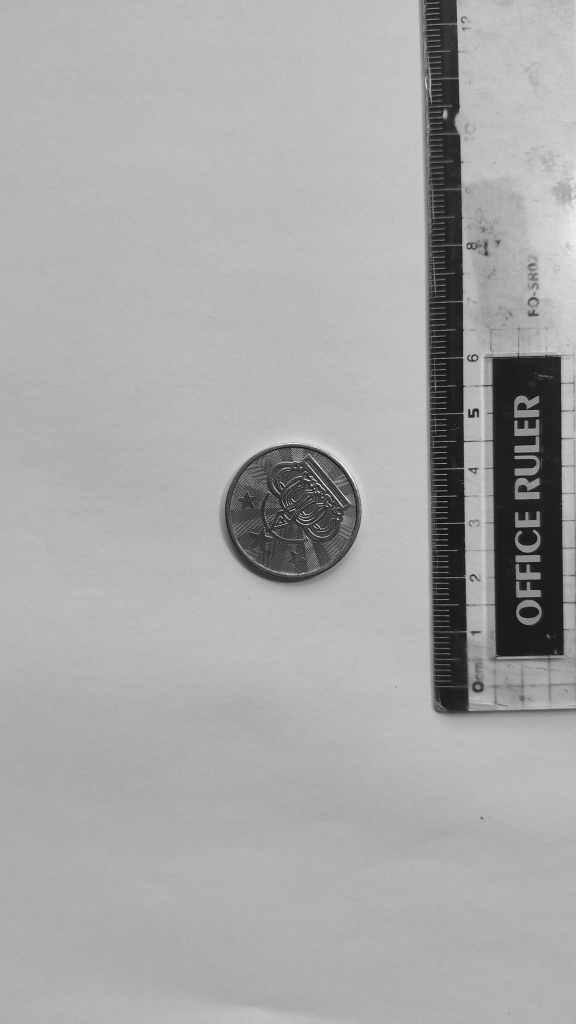
#> input picture Code/Code_Buoi3/Dongxu2.jpg, 1152 x 2048 px (shown at 1/2 size)
$ python do_dien_tich.py Dongxu2.jpg
#> lines starting #> are read from the running program, lines starting #| are printed output that depends on the picture; after the words box and inside, x2 and y2 are one past the last pixel; in counts of white or black regions, pixels touching at a corner belong together
#!/usr/bin/env python3
"""
Đo diện tích bề mặt đồng xu từ một ảnh (ảnh điện thoại hoặc ảnh camera Basler).

Hai cách tính diện tích:
  Cách A - Đếm pixel   : đếm số pixel bên trong viền đồng xu, nhân diện tích 1 pixel.
  Cách B - Qua đường kính: tìm biên dưới pixel theo 720 tia, loại điểm lệch,
                          khớp đường tròn -> đường kính d -> S = pi*d^2/4.

Cài đặt:  python -m pip install opencv-python numpy scipy
          (thêm pypylon nếu dùng --emu)

Cách chạy:
  1) Tìm tỉ lệ mm/pixel: chụp đồng xu cạnh một cây thước, rồi chạy
       python do_dien_tich.py dongxu.jpg --pick 10
     Mỗi điểm bấm 2 lần: bấm gần đúng trên ảnh toàn cảnh, rồi bấm chính xác
     trên ảnh phóng to x6 -> chương trình in ra mm/pixel.
  2) Đo diện tích:
       python do_dien_tich.py dongxu.jpg --mmpx 0.0425
  3) Cho ảnh đi qua camera giả lập Basler (giống khi có camera thật):
       python do_dien_tich.py dongxu.jpg --mmpx 0.0425 --emu
  Không có --mmpx thì chỉ in kết quả theo pixel.

Ảnh các bước được lưu vào thư mục ket_qua/.
"""
import argparse
import math
import os
import sys

import cv2
import numpy as np
from scipy.optimize import least_squares


# ----------------------------------------------------------------- nhập ảnh
def doc_anh_tu_file(path):
    img = cv2.imdecode(np.fromfile(path, dtype=np.uint8), cv2.IMREAD_GRAYSCALE)
    if img is None:
        sys.exit(f"Không đọc được ảnh: {path}")
    return img


# [95 lines left out: functions doc_anh_qua_camera_gia_lap, _cho_bam, _kich_thuoc_man_hinh, chon_hai_diem, not called in this run]


# -------------------------------------------------------- tách đồng xu khỏi nền
def tach_dong_xu(gray):
    blur = cv2.GaussianBlur(gray, (0, 0), 2)
    _, bw = cv2.threshold(blur, 0, 255, cv2.THRESH_BINARY + cv2.THRESH_OTSU)
    # Nền chiếm phần lớn viền ảnh -> nếu viền ảnh trắng thì đảo để đồng xu là màu trắng
    vien = np.concatenate([bw[0], bw[-1], bw[:, 0], bw[:, -1]])
    if vien.mean() > 127:
        bw = 255 - bw
    # Mở (opening) với nhân ~2% cạnh ảnh: cắt các chỗ dính mảnh giữa đồng xu và vật bên cạnh (thước)
    n = max(9, int(min(gray.shape) * 0.02)) | 1
    k = cv2.getStructuringElement(cv2.MORPH_ELLIPSE, (n, n))
    bw = cv2.morphologyEx(bw, cv2.MORPH_CLOSE, cv2.getStructuringElement(cv2.MORPH_ELLIPSE, (9, 9)))
    bw = cv2.morphologyEx(bw, cv2.MORPH_OPEN, k)

    contours, _ = cv2.findContours(bw, cv2.RETR_EXTERNAL, cv2.CHAIN_APPROX_NONE)
    h, w = gray.shape
    best, best_score = None, 0.0
    for c in contours:
        area = cv2.contourArea(c)
        if area < 0.002 * h * w:
            continue
        x, y, cw, ch = cv2.boundingRect(c)
        if x <= 1 or y <= 1 or x + cw >= w - 1 or y + ch >= h - 1:
            continue  # chạm mép ảnh -> không phải đồng xu trọn vẹn
        per = cv2.arcLength(c, True)
        tron = 4 * math.pi * area / (per * per)  # 1.0 = tròn hoàn hảo
        if tron > best_score:
            best, best_score = c, tron
    if best is not None and best_score >= 0.6:
        (cx0, cy0), r0 = cv2.minEnclosingCircle(best)
        return blur, bw, cx0, cy0, r0, best_score

    # Dự phòng: đồng xu dính vào vật khác (ví dụ nằm sát thước) hoặc mặt đồng xu sáng gần bằng nền.
    # Tìm viền tròn bằng biến đổi Hough (dựa vào biên, không phụ thuộc màu mặt đồng xu).
    m = min(h, w)
    circles = cv2.HoughCircles(blur, cv2.HOUGH_GRADIENT_ALT, dp=1.5, minDist=m * 0.05,
                               param1=60, param2=0.85,
                               minRadius=int(m * 0.03), maxRadius=int(m * 0.45))
    if circles is None:
        sys.exit("Không tìm thấy đồng xu. Chụp lại: nền trơn, đồng xu cách xa vật khác, không chạm mép ảnh.")
    cands = [c for c in circles[0]
             if c[0] - c[2] > 0 and c[1] - c[2] > 0 and c[0] + c[2] < w and c[1] + c[2] < h]
    if not cands:
        sys.exit("Đồng xu chạm mép ảnh. Chụp lại.")
    cx0, cy0, r0 = max(cands, key=lambda c: c[2])  # đường tròn lớn nhất nằm trọn trong ảnh
    print("(Đồng xu dính vào vật bên cạnh hoặc lẫn với nền - dùng biến đổi Hough để tìm)")
    return blur, bw, float(cx0), float(cy0), float(r0), float("nan")


# ------------------------------------------------ cách B: biên dưới pixel + khớp
def bien_duoi_pixel(blur, cx, cy, r0, so_tia=720, rong=0.12):
    """Dọc mỗi tia từ tâm, biên = chỗ độ sáng thay đổi mạnh nhất (đỉnh gradient),
    vị trí đỉnh được tinh chỉnh dưới pixel bằng nội suy parabol qua 3 điểm."""
    goc = np.linspace(0, 2 * np.pi, so_tia, endpoint=False)
    buoc = 0.25
    rr = np.arange(r0 * (1 - rong), r0 * (1 + rong), buoc)
    xs = (cx + np.outer(np.cos(goc), rr)).astype(np.float32)
    ys = (cy + np.outer(np.sin(goc), rr)).astype(np.float32)
    prof = cv2.remap(blur.astype(np.float32), xs, ys, cv2.INTER_LINEAR)  # nội suy song tuyến
    grad = np.abs(np.gradient(prof, buoc, axis=1))

    diem, do_sang_bien = [], []
    for i in range(so_tia):
        g = grad[i]
        j = int(np.argmax(g[1:-1])) + 1                 # đỉnh gradient mạnh nhất trên tia
        a, b, c = g[j - 1], g[j], g[j + 1]
        dmau = a - 2 * b + c
        lech = 0.5 * (a - c) / dmau if dmau != 0 else 0.0  # đỉnh parabol, trong khoảng ±0.5 bước
        r = rr[j] + lech * buoc
        diem.append((cx + r * np.cos(goc[i]), cy + r * np.sin(goc[i])))
        do_sang_bien.append(np.interp(r, rr, prof[i]))
    return np.array(diem), float(np.median(do_sang_bien))


def khop_duong_tron(pts):
    """Khớp đại số (Kasa) lấy giá trị đầu, rồi khớp hình học (least squares), loại điểm lệch 3σ."""
    x, y = pts[:, 0], pts[:, 1]
    A = np.c_[2 * x, 2 * y, np.ones_like(x)]
    sol, *_ = np.linalg.lstsq(A, x * x + y * y, rcond=None)
    cx, cy = sol[0], sol[1]
    r = math.sqrt(sol[2] + cx * cx + cy * cy)

    giu = np.ones(len(pts), bool)
    for _ in range(3):
        f = lambda p: np.hypot(x[giu] - p[0], y[giu] - p[1]) - p[2]
        cx, cy, r = least_squares(f, [cx, cy, r]).x
        res = np.hypot(x - cx, y - cy) - r
        moi = np.abs(res - res[giu].mean()) < 3 * res[giu].std()
        if (moi == giu).all():
            break
        giu = moi
    return cx, cy, r, giu, res


# --------------------------------------------------------------------- main
def main():
    ap = argparse.ArgumentParser(description="Đo diện tích đồng xu từ ảnh")
    ap.add_argument("image", help="ảnh đồng xu (jpg/png)")
    ap.add_argument("--mmpx", type=float, help="tỉ lệ mm/pixel")
    ap.add_argument("--pick", type=float, metavar="MM", help="bấm 2 điểm trên thước cách nhau MM để tìm mm/pixel")
    ap.add_argument("--emu", action="store_true", help="cho ảnh đi qua camera giả lập Basler (cần pypylon)")
    ap.add_argument("--out", default="ket_qua", help="thư mục lưu ảnh các bước")
    args = ap.parse_args()

    gray = doc_anh_qua_camera_gia_lap(args.image) if args.emu else doc_anh_tu_file(args.image)
#> in doc_anh_tu_file, img is the input picture: shape (2048, 1152); min 0, max 255, mean 167.9
    print(f"Ảnh: {gray.shape[1]} x {gray.shape[0]} pixel")
#| Ảnh: 1152 x 2048 pixel

    if args.pick:
        args.mmpx = chon_hai_diem(gray, args.pick)

    os.makedirs(args.out, exist_ok=True)
    cv2.imwrite(os.path.join(args.out, "buoc1_anh_xam.png"), gray)

    blur, bw, cx0, cy0, r0, tron = tach_dong_xu(gray)
#> in tach_dong_xu, `_, bw = cv2.threshold(blur, 0, 255, cv2.THRESH_BINARY + cv2.THRESH_OTSU)`:
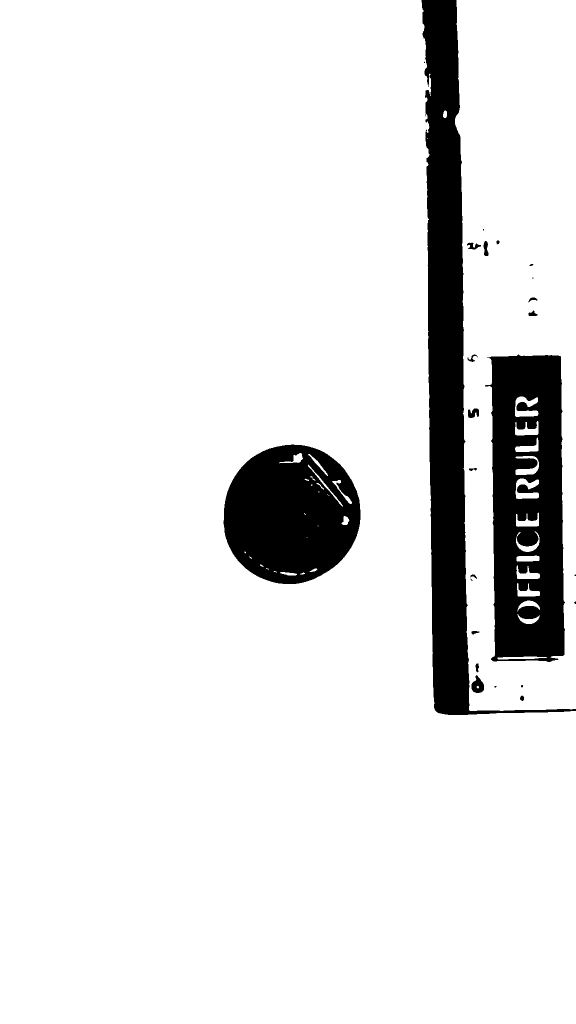
#> bw: shape (2048, 1152) (shown at 1/2 size); 90% white; 25 black regions (8 under 20 px), largest, box (x1, y1, x2, y2) and area: (843, 0, 1152, 1430) 98924, (970, 709, 1130, 1324) 76283, (447, 889, 721, 1168) 58207
#> in tach_dong_xu, `vien = np.concatenate([bw[0], bw[-1], bw[:, 0], bw[:, -1]])`: vien = 6400 values, max 255 at index 0, min 0 at index 843, mean 251.7
#> in tach_dong_xu, `bw = cv2.morphologyEx(bw, cv2.MORPH_CLOSE, cv2.getStructuringElement(c..`: bw: shape (2048, 1152); 10.2% white; 21 white regions (6 under 20 px), largest, box (x1, y1, x2, y2) and area: (843, 0, 1152, 1430) 99987, (970, 709, 1130, 1324) 78245, (447, 889, 721, 1168) 59602
#> in tach_dong_xu, `bw = cv2.morphologyEx(bw, cv2.MORPH_OPEN, k)`: bw: shape (2048, 1152); 9.9% white; 3 white regions
#> in tach_dong_xu, `contours, _ = cv2.findContours(bw, cv2.RETR_EXTERNAL, cv2.CHAIN_APPROX..`: contours = 3 contours; box (x1, y1, x2, y2) and area: (843, 0, 968, 1430) 96958, (983, 710, 1129, 1324) 83576, (447, 889, 721, 1168) 59172
#> the loop in tach_dong_xu, `for c in contours:` made 3 passes
#> (area, x, y, cw, ch, per, tron, best_score) on pass 1: (59172.5, 447, 889, 274, 279, 992.4, 0.755, 0.755)
#> (area, x, y, cw, ch, per, tron) on pass 2: (83575.5, 983, 710, 146, 614, 1496.6, 0.469)
#> after the loop in tach_dong_xu, `for c in contours:`: best = contour of 847 points, box (x1, y1, x2, y2) (447, 889, 721, 1168), area 59172; best_score = 0.755
#> in tach_dong_xu, `(cx0, cy0), r0 = cv2.minEnclosingCircle(best)`: cx0 = 580.4; cy0 = 1027.7; r0 = 140.6
#> cx0 = 580.4; cy0 = 1027.7; r0 = 140.6; tron = 0.755
    cv2.imwrite(os.path.join(args.out, "buoc2_nhi_phan.png"), bw)

    # Cách B: biên dưới pixel + khớp đường tròn
    pts, nguong_bien = bien_duoi_pixel(blur, cx0, cy0, r0)
#> in bien_duoi_pixel, `ys = (cy + np.outer(np.sin(goc), rr)).astype(np.float32)`:
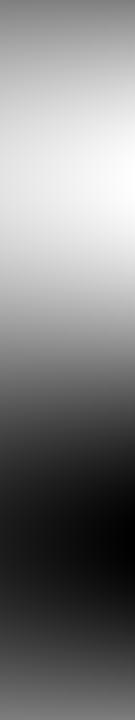
#> ys: shape (720, 135) float32; min 870.5, max 1184.9, mean 1027.7; drawn with min black and max white
#> in bien_duoi_pixel, `prof = cv2.remap(blur.astype(np.float32), xs, ys, cv2.INTER_LINEAR)`:
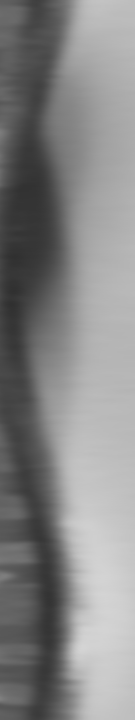
#> prof: shape (720, 135) float32; min 48.12, max 212.9, mean 133.8
#> in bien_duoi_pixel, `grad = np.abs(np.gradient(prof, buoc, axis=1))`:
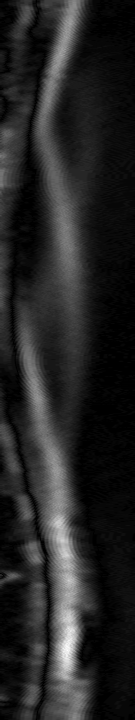
#> grad: shape (720, 135) float32; min 0, max 33.19, mean 4.9; drawn with min black and max white
#> the loop in bien_duoi_pixel, `for i in range(so_tia):` made 720 passes
#> (j, a, b, c, dmau, lech, r) on passes 1 to 3: (73, 16.38, 17, 17, -0.625, 0.5, 142.1), (73, 16.67, 17, 17, -0.332, 0.5, 142.1), (73, 16.88, 17.87, 17.81, -1.05, 0.444, 142.1)
#> after the loop in bien_duoi_pixel, `for i in range(so_tia):`: diem = 720 pairs, first value 449.3 to 722.7, second value 888.4 to 1165.7; do_sang_bien = 720 values, max 162.6 at index 707, min 63.02 at index 303, mean 118.4
#> pts has the same summary as diem in bien_duoi_pixel; nguong_bien = 121.7
    cx, cy, r, giu, res = khop_duong_tron(pts)
#> in khop_duong_tron, `x, y = pts[:, 0], pts[:, 1]`: x = 720 values, max 722.7 at index 707, min 449.3 at index 374, mean 581.7; y = 720 values, max 1165.7 at index 188, min 888.4 at index 552, mean 1026.9
#> in khop_duong_tron, `A = np.c_[2 * x, 2 * y, np.ones_like(x)]`: A = 720 rows, first 8: [1444.9, 2055.4, 1], [1444.9, 2057.9, 1], [1444.9, 2060.4, 1], [1444.9, 2062.8, 1], [1444.8, 2065.3, 1], [1445.2, 2067.8, 1], [1444.9, 2070.3, 1], [1444.8, 2072.8, 1]
#> in khop_duong_tron, `sol, *_ = np.linalg.lstsq(A, x * x + y * y, rcond=None)`: sol = [582.9, 1026.3, -1374125.7]
#> in khop_duong_tron, `cx, cy = sol[0], sol[1]`: cx = 582.9; cy = 1026.3
#> in khop_duong_tron, `r = math.sqrt(sol[2] + cx * cx + cy * cy)`: r = 137.4
#> the loop in khop_duong_tron, `for _ in range(3):` made 3 passes
#> (cx, cy, r) on passes 1 to 3: (583, 1026, 137.3), (583.1, 1027, 137.8), (583.1, 1027.1, 137.8)
#> cx = 583.1; cy = 1027.1; r = 137.8; res = 720 values, max 7.22 at index 312, min -14.12 at index 155, mean -0.549
    d_px = 2 * r
#> d_px = 275.7
    S_B_px = math.pi * r * r
#> S_B_px = 59698.3

    # Cách A: đếm pixel, ngưỡng đặt bằng độ sáng đo được ngay tại biên
    vong_trong = np.zeros_like(gray)
#> vong_trong: shape (2048, 1152); every value is 0
    cv2.circle(vong_trong, (round(cx), round(cy)), round(r * 0.9), 255, -1)
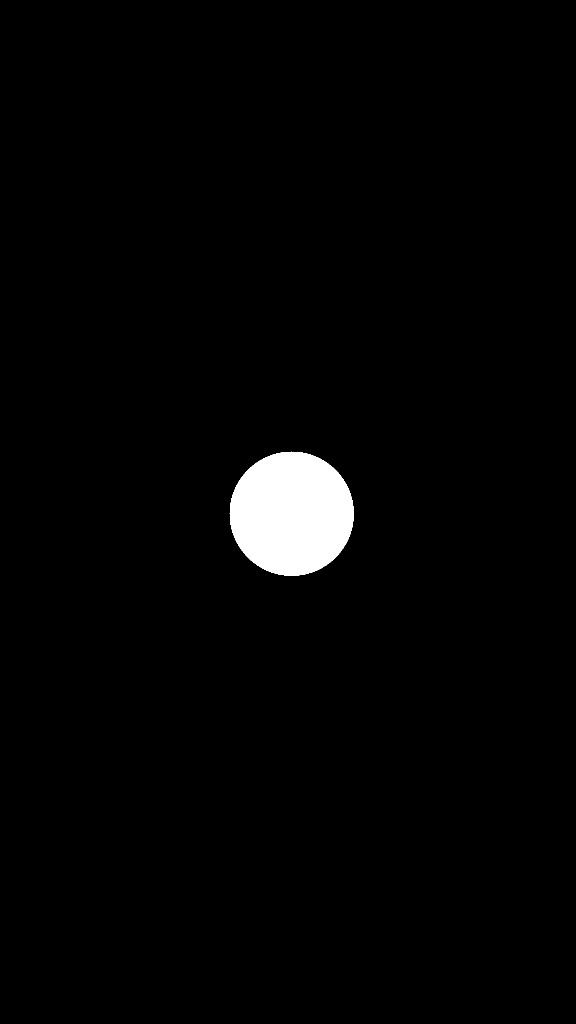
#> vong_trong: shape (2048, 1152) (shown at 1/2 size); 2% white; 1 white region, box (x1, y1, x2, y2) and area: (459, 903, 708, 1152) 48301
    kieu = cv2.THRESH_BINARY_INV if blur[vong_trong > 0].mean() < nguong_bien else cv2.THRESH_BINARY
#> kieu = 1
    _, bw2 = cv2.threshold(blur, nguong_bien, 255, kieu)
#> bw2: shape (2048, 1152); 10.1% white; 25 white regions (6 under 20 px), largest, box (x1, y1, x2, y2) and area: (843, 0, 1152, 1431) 100115, (969, 709, 1131, 1325) 77180, (446, 889, 721, 1169) 58863
    vung = np.zeros_like(bw2)  # chỉ xét quanh đồng xu, tránh dính vật bên cạnh
    cv2.circle(vung, (round(cx), round(cy)), round(r * 1.06), 255, -1)
#> vung: shape (2048, 1152); 2.8% white; 1 white region, box (x1, y1, x2, y2) and area: (437, 881, 730, 1174) 66957
    bw2 = cv2.bitwise_and(bw2, vung)
#> bw2: shape (2048, 1152); 2.5% white; 1 white region
    cnts, _ = cv2.findContours(bw2, cv2.RETR_EXTERNAL, cv2.CHAIN_APPROX_NONE)
#> cnts = 1 contour; box (x1, y1, x2, y2) and area: (446, 889, 721, 1169) 59839
    chua_tam = [c for c in cnts if cv2.pointPolygonTest(c, (float(cx), float(cy)), False) >= 0]
#> chua_tam has the same summary as cnts
    contour = max(chua_tam or cnts, key=cv2.contourArea)
#> contour = contour of 784 points, box (x1, y1, x2, y2) (446, 889, 721, 1169), area 59839
    mask = np.zeros_like(gray)
    cv2.drawContours(mask, [contour], -1, 255, thickness=cv2.FILLED)
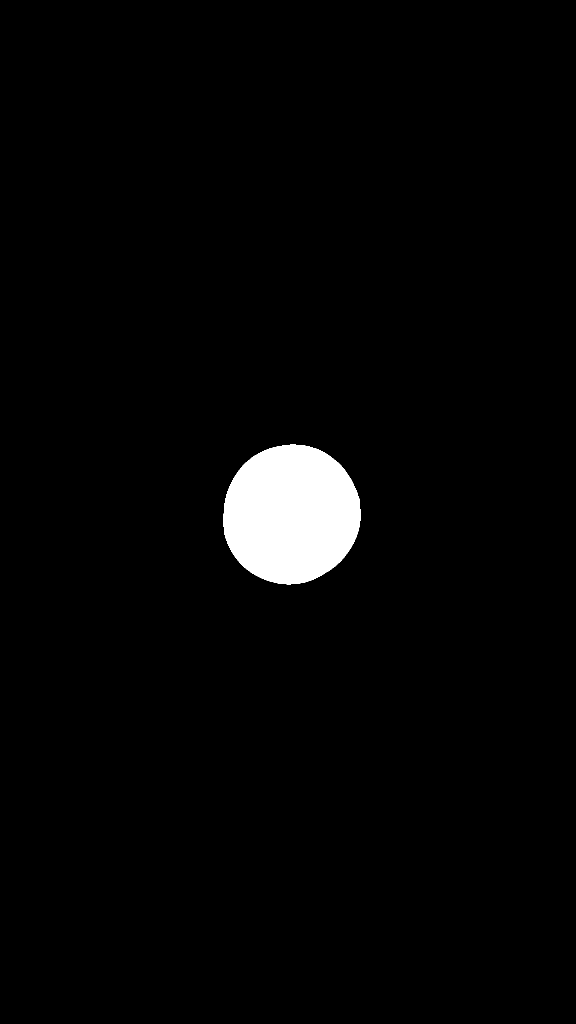
#> mask: shape (2048, 1152) (shown at 1/2 size); 2.6% white; 1 white region, box (x1, y1, x2, y2) and area: (446, 889, 721, 1169) 60232
    cv2.imwrite(os.path.join(args.out, "buoc3_mat_na_dong_xu.png"), mask)
    S_A_px = int(cv2.countNonZero(mask))
#> S_A_px = 60232

    print(f"Độ tròn của viền: {tron:.3f} (1 = tròn hoàn hảo)")
#| Độ tròn của viền: 0.755 (1 = tròn hoàn hảo)
    print(f"Điểm biên dưới pixel: {len(pts)} điểm, loại {int((~giu).sum())} điểm lệch, "
          f"độ lệch còn lại {res[giu].std():.3f} pixel")
#| Điểm biên dưới pixel: 720 điểm, loại 30 điểm lệch, độ lệch còn lại 2.939 pixel
    print()
    print(f"Cách A - Đếm pixel     : S = {S_A_px:,.0f} pixel²")
#| Cách A - Đếm pixel     : S = 60,232 pixel²
    print(f"Cách B - Qua đường kính: d = {d_px:.2f} pixel, S = {S_B_px:,.0f} pixel²")
#| Cách B - Qua đường kính: d = 275.70 pixel, S = 59,698 pixel²
    print(f"Chênh lệch A so với B  : {(S_A_px - S_B_px) / S_B_px * 100:+.2f} %")
#| Chênh lệch A so với B  : +0.89 %
    if args.mmpx:
        k = args.mmpx
        print()
        print(f"Với tỉ lệ {k:.5f} mm/pixel:")
        print(f"  Cách A: S = {S_A_px * k * k:.2f} mm²  (đường kính tương đương {2 * math.sqrt(S_A_px / math.pi) * k:.3f} mm)")
        print(f"  Cách B: S = {S_B_px * k * k:.2f} mm²  (đường kính {d_px * k:.3f} mm)")

    # Ảnh kết quả
    vis = cv2.cvtColor(gray, cv2.COLOR_GRAY2BGR)
    t = max(2, gray.shape[1] // 800)
#> t = 2
    cv2.drawContours(vis, [contour], -1, (0, 200, 0), t)                       # xanh lá: viền cách A
    cv2.circle(vis, (round(cx), round(cy)), round(r), (0, 0, 255), t)          # đỏ: đường tròn cách B
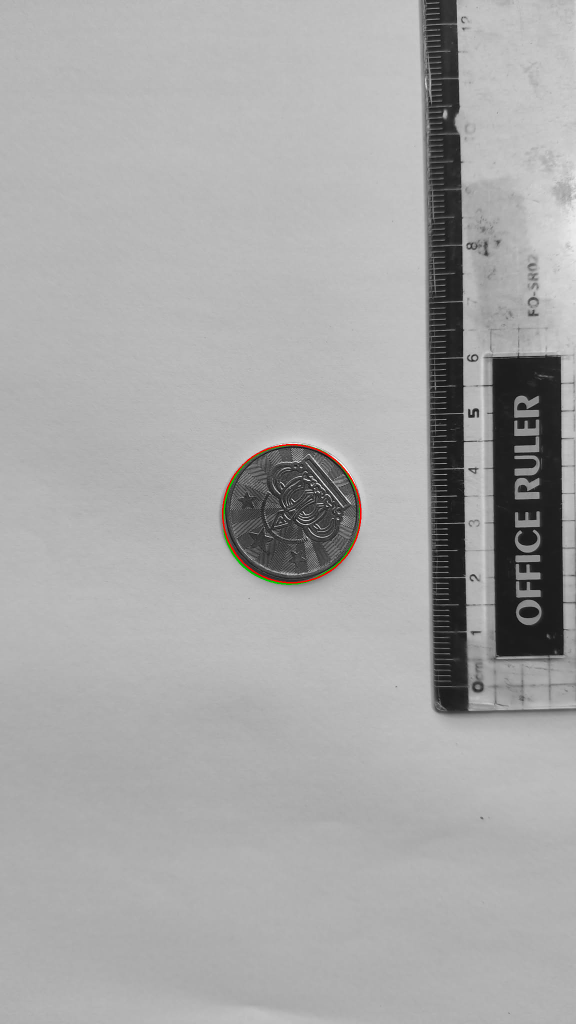
#> vis: shape (2048, 1152, 3) (shown at 1/2 size); mean B, G, R 167.7, 167.8, 168
    for (px, py) in pts[~giu]:
        cv2.circle(vis, (round(px), round(py)), 3 * t, (255, 0, 255), -1)      # tím: điểm bị loại
#> this loop made 30 passes
#> (px, py) on passes 1 to 12: (630.2, 1142.2), (629.3, 1142.8), (628.3, 1143.4), (627.3, 1143.8), (609.4, 1148.7), (608.4, 1149), (607.1, 1148.5), (606.3, 1149.5), (605.2, 1149.7), (604.1, 1149.6), (592.3, 1151.1), (591.2, 1151.6)
#> vis: shape (2048, 1152, 3); 0.04% of pixels changed, all inside (x1, y1, x2, y2) = (465, 1079, 637, 1160)
    cv2.drawMarker(vis, (round(cx), round(cy)), (0, 0, 255), cv2.MARKER_CROSS, 20 * t, t)
#> vis: shape (2048, 1152, 3); mean B, G, R 167.8, 167.8, 168.1
    cv2.imwrite(os.path.join(args.out, "buoc4_ket_qua.png"), vis)
    print(f"\nĐã lưu ảnh các bước vào thư mục '{args.out}/'")


if __name__ == "__main__":
    main()
